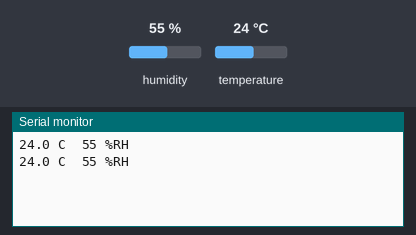
Simulated run of this sketch. Board: ESP32. Parts: the last lines printed to the serial monitor. Inputs (shaded band) come from the test bench; at power-on: humidity 55 %, temperature 24 °C.

Above: at 4.8 s.
4.9 s: humidity set to 22 %
At 6.7 s:
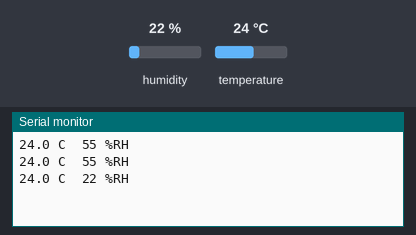
7.9 s: temperature set to 12 °C
At 9.1 s:
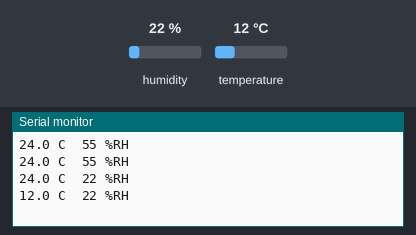
10.9 s: humidity set to 40 %
At 12.6 s:
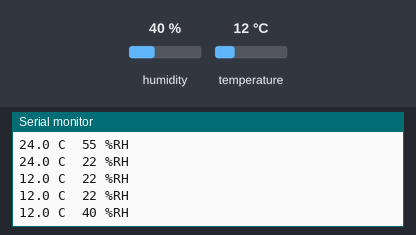
Timing chart, 0 to 14.1 s (numbered marks = the images above; inputs shaded):
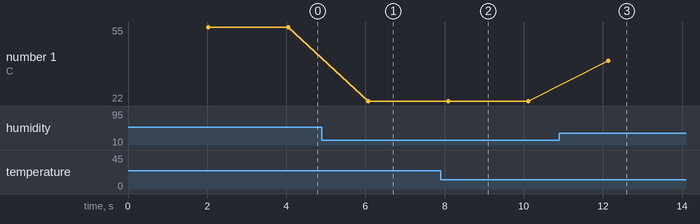

The sketch:

S11_Temp_Humidity_DHT11.ino
```cpp
/*
  BuiltByTyler Sensor Kit - S11 TEMP + HUMIDITY (DHT11)
  Board: ESP32-WROOM-32 DevKit V1 (30-pin), Arduino-ESP32 core 3.x, "ESP32 Dev Module"

  Reads temperature and humidity every 2 seconds.
  The DHT11 can't be read faster than once every 1-2 s.

  Wiring (module pin -> ESP32 pin):
    GND  -> GND
    VCC  -> 3V3
    DATA -> GPIO 4

  Library: "DHT sensor library" (Adafruit; also installs "Adafruit Unified Sensor") (Sketch > Include Library > Manage Libraries)
  Serial Monitor: 115200 baud
*/

#define DATA_PIN 4

#include <DHT.h>

DHT dht(DATA_PIN, DHT11);    // fitted a DHT22 instead? change DHT11 to DHT22

void setup() {
  Serial.begin(115200);
  dht.begin();
}

void loop() {
  delay(2000);                          // the sensor needs 2 s between reads
  float h = dht.readHumidity();         // %RH
  float t = dht.readTemperature();      // degrees C
  if (isnan(h) || isnan(t)) {
    Serial.println("Read failed - check the wiring");
    return;
  }
  Serial.printf("%.1f C  %.0f %%RH\n", t, h);
}
```

Measured:
- after the input at 4.9 s, the serial monitor: prints a new line after 1.2 s (image 1)
- after the input at 7.9 s, the serial monitor: prints a new line after 0.19 s (image 2)
- after the input at 10.9 s, the serial monitor: prints a new line after 1.2 s (image 3)
- plotted number 1: 55 → 22 after the input at 4.9 s, 22 → 40 after the input at 10.9 s
